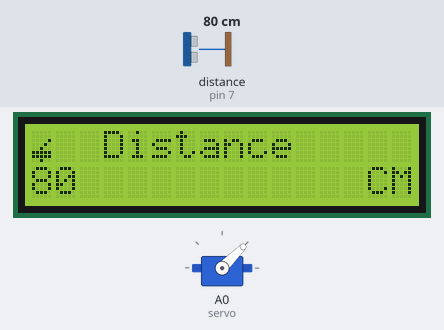
A sketch run on a simulated Arduino Uno, built with avr-gcc and run on an emulated ATmega328P. On the bench: 16×2 character LCD, servo. The test bench sets the inputs (shaded band); at power-on: distance to the obstacle (sensor on pin 7) 80 cm. The echo pulse lasts 58.3 µs per cm.

Above: at 2.2 s.
2.3 s: distance to the obstacle (sensor on pin 7) set to 2 cm
At 5.7 s:
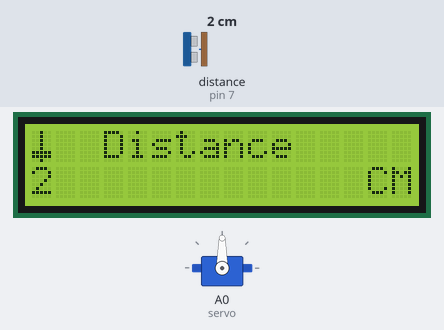
11.6 s: distance to the obstacle (sensor on pin 7) set to 4 cm
At 17.6 s:
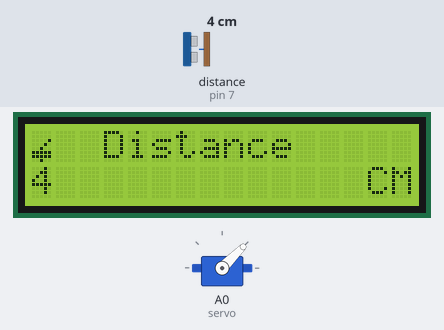
20.7 s: distance to the obstacle (sensor on pin 7) set to 9 cm
At 23.5 s:
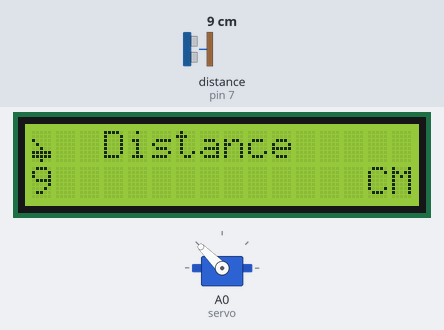
Timing chart, 0 to 36.6 s (numbered marks = the images above; inputs shaded):
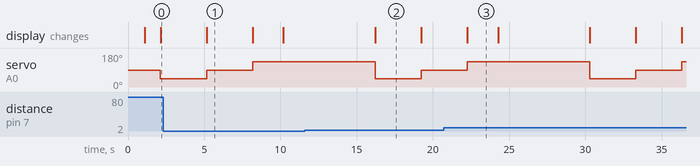

The sketch:

OSCAS.ino
```cpp
/* This Code is written by CodeBuzz (Advait Muley)
   http://codebuzz.ml is my blog/website

   Author: - Advait Muley
   Language: - C++ (Arduino)

   Thank You!
*/

//Including Essential Libraries
  #include <LiquidCrystal_I2C.h>
  #include <Wire.h>
  #include <HCSR04.h>
  #include <Servo.h>
  #include <SoftwareSerial.h>

// Define Ultrasonic Sensor Pin
  #define TrigPin  8
  #define EchoPin  7

//Define custom LCD characters

  //Middle Pointer
    byte Mid[8] = {B00100, B00100, B00100, B00100, B00100, B11111, B11111, B00100};
  //Left Pointer
    byte Left[8] = {B00000, B00000, B10000, B01000, B00100, B11111, B11111, B00100};
  //Right Pointer
    byte Right[8] = {B00000, B00000, B00001, B00010, B00100, B11111, B11111, B00100};

  //Prediction Characters
    //Middle Prediction Character
      byte predictMid[8] = {B00100, B01110, B11111, B00100, B00100, B00100, B00100, B00100};
    //Left Prediction Character
      byte predictLeft[8] = {B00000, B00000, B00000, B11100, B11000, B10100, B00010, B00001};
    //Right Prediction Character
      byte predictRight[8] = {B00000, B00000, B00000, B00111, B00011, B00101, B01000, B10000};


LiquidCrystal_I2C lcd(0x27,16,2); //LCD Display Initialization


// Variable to store distance
  //When the servo is at 90° position (Front)
    int Front_Distance = 0;
  //When the servo is at 135° position (Left)
    int Left_Distance = 0;
  //When the servo is at 45° position (Right)
    int Right_Distance = 0;

//Initialize the ultrasonic sensor
  UltraSonicDistanceSensor distanceSensor(TrigPin, EchoPin);

//Creating an object for the servo motor named servo
  Servo servo;

//Creating a variable for storing the servo position
  int pos = 0;

void setup()
{
  lcd.begin(); //Beginning the LCD display
  lcd.backlight(); //Turning on the LCD display backlight
  servo.attach(A0); //Attaching the servo motor object to the pin Analog 0 (A0)
  int pos = 90; //Changing the value of the variable pos to 90°
  servo.write(pos); //Writing the value of the variable pos (90°) to the servo motor
  delay(1000);  //Adding a delay of 1 second (1000 milliseconds) for smooth transition
}

void loop()
{
  //Creating custom characters with the bytes we made before on lines 23, 25 and 27 respectively
  lcd.createChar(0,Mid); //Middle symbol
  lcd.createChar(1,Left); //Left symbol
  lcd.createChar(2,Right); //Right symbol

  //Creating custom characters for the prediction symbols
  lcd.createChar(3,predictMid); //Middle Prediction Character
  lcd.createChar(4,predictLeft); //Left Prediction Character
  lcd.createChar(5,predictRight); //Right Prediction Character

  //Creating a forever loop to execute the custom function MidProcess() that is created on line 74
  while(true)
  {
    MidProcess();
  }
}


void MidProcess()
{
  /* This set of instructions controls all the modules when the servo is pointing on right*/


  delay(1000);
  servo.write(45);   // Right Position
  Right_Distance = distanceSensor.measureDistanceCm();
  lcd.clear();  //Clear the LCD screen just in case anything is alredy present
  lcd.setCursor(0,0); //Set the cursor on column 0 and row 0 to write the next character on the LCD display
  lcd.print(char(2)); //Print the custom symbol of Right Position
  lcd.setCursor(3,0); //Leave one character space
  lcd.print("Distance"); //Print the string "Distance"
  lcd.setCursor(0,1); //Shifting to the next line
  lcd.print(Right_Distance);  //Print the distance of the object on the right in CM
  lcd.setCursor(14,1);  //Move to the end of the second line
  lcd.print("CM");  //Print the string "CM"
  delay(2000); //A two second delay to make the LCD readable


  /* This set of instructions controls all the modules when the servo is pointing on front*/
  delay(1000);
  servo.write(90);  // Front Positon
  Front_Distance = distanceSensor.measureDistanceCm();
  lcd.clear();  //Clear the LCD screen just in case anything is alredy present
  lcd.setCursor(0,0); //Set the cursor on column 0 and row 0 to write the next character on the LCD display
  lcd.print(char(0)); //Print the custom symbol of Front Position
  lcd.setCursor(3,0); //Leave one character space
  lcd.print("Distance");  //Print the string "Distance"
  lcd.setCursor(0,1); //Shifting to the next line
  lcd.print(Front_Distance);  //Print the distance of the object on the front in CM
  lcd.setCursor(14,1);  //Move to the end of the second line
  lcd.print("CM");  //Print the string "CM"
  delay(2000);  //A two second delay to make the LCD readable


  delay(1000);
  servo.write(135); // Left position of servo
  Left_Distance = distanceSensor.measureDistanceCm();
  lcd.clear();  //Clear the LCD screen just in case anything is alredy present
  lcd.setCursor(0,0); //Set the cursor on column 0 and row 0 to write the next character on the LCD display
  lcd.print(char(1)); //Print the custom symbol of Left Position
  lcd.setCursor(3,0); //Leave one character space
  lcd.print("Distance");  //Print the string "Distance"
  lcd.setCursor(0,1); //Shifting to the next line
  lcd.print(Left_Distance); //Print the distance of the object on the front in CM
  lcd.setCursor(14,1);  //Move to the end of the second line
  lcd.print("CM");  //Print the string "CM"
  delay(2000);  //A two second delay to make the LCD readable

  //Prediction Code
  int safeDirection;

  // 1 = Mid, 2 = Left, 3 = Right

  if(Front_Distance > Left_Distance && Front_Distance > Right_Distance)
  {
    safeDirection = 1;
  }
  else if(Left_Distance > Front_Distance && Left_Distance > Right_Distance)
  {
    safeDirection = 2;
  }
  else if(Right_Distance > Front_Distance && Right_Distance > Left_Distance)
  {
    safeDirection = 3;
  }

  //Printing Predicted Safe Direction
  lcd.clear();
  lcd.setCursor(0,0);
  lcd.print("Safest Direction");
  lcd.setCursor(10,1);

  if(safeDirection == 1)
  {
    lcd.print(char(3));
    lcd.setCursor(0,1);
    lcd.print("Middle");
  }
  else if(safeDirection == 2)
  {
    lcd.print(char(4));
    lcd.setCursor(0,1);
    lcd.print("Left");
  }
  else if(safeDirection == 3)
  {
    lcd.print(char(5));
    lcd.setCursor(0,1);
    lcd.print("Right");
  }
  delay(5000);
}
```
